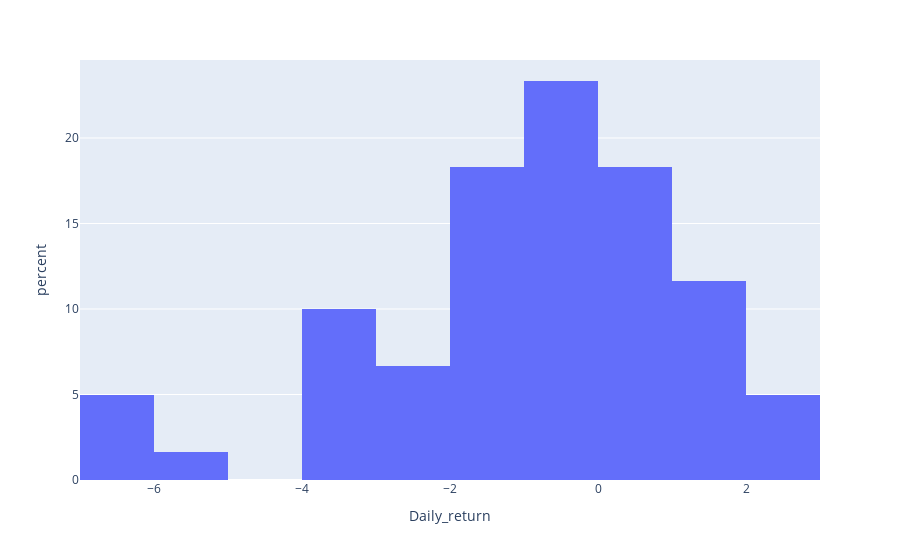

The code cell stored with this chart in its notebook:
### Code cell
dfig = go.Figure()
px.histogram(df.head(60), x="Daily_return",histnorm='percent')

### Figure 1 — Plotly figure (JSON) as saved in the notebook; plotly's stock layout.template omitted (floating-point values rounded to 4 significant figures)
{"data": [{"alignmentgroup": "True", "bingroup": "x", "histnorm": "percent", "hovertemplate": "Daily_return=%{x}<br>percent=%{y}<extra></extra>", "legendgroup": "", "marker": {"color": "#636efa"}, "name": "", "offsetgroup": "", "orientation": "v", "showlegend": false, "type": "histogram", "x": [0.4878, -1.942, -1.815, -1.681, -5.983, -3.273, -0.3759, -3.774, -3.922, 1.02, 0.101, -1.211, 2.145, 0.2, -0.7984, -1.408, -3.673, -1.059, -0.4283, -0.1075, 0, -0.5382, -0.6494, -2.723, 0.6719, -1.001, -2.472, -0.3456, 1.965, 0.907, 0.8989, 0.6682, 1.438, -2.726, -0.5605, 1.015, -0.6696, -1.685, -4.0, -0.4762, -1.077, 1.088, -0.7177, 0.241, -2.043, 0.1227, -1.961, -1.0, 0.2525, 2.015, 1.111, -0.8547, 1.724, -0.3632, -6.44, -6.494, 2.778, -1.081, -3.142, -6.488], "xaxis": "x", "yaxis": "y"}], "layout": {"barmode": "relative", "legend": {"tracegroupgap": 0}, "margin": {"t": 60}, "xaxis": {"anchor": "y", "domain": [0, 1], "title": {"text": "Daily_return"}}, "yaxis": {"anchor": "x", "domain": [0, 1], "title": {"text": "percent"}}}}
